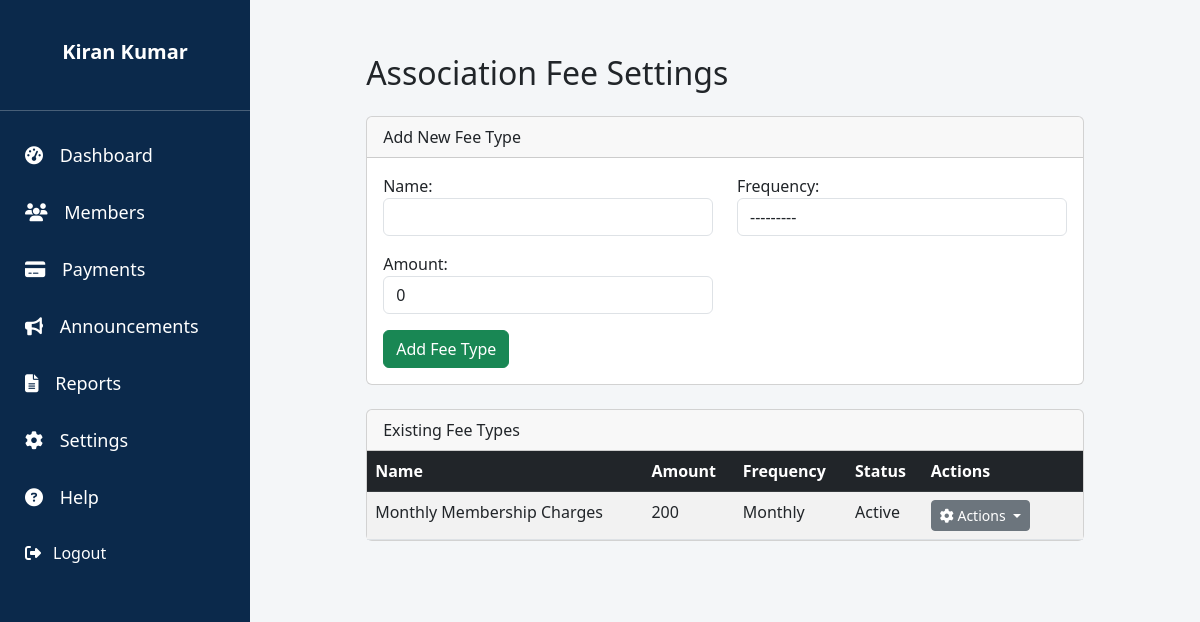
Screenshot of /billing/settings/fees/ (signed in) with the database file from the repository.
### core/models.py (models this page shows, shortened)
class CustomUser(AbstractUser):
    mobile_number = models.CharField(max_length=15, blank=True, null=True)
    email = models.EmailField(blank=True, null=True)
    @property
    def association(self):
        membership = self.associationmembership_set.first()
        return membership.association if membership else None

### colonybilling/models.py (models this page shows, shortened)
class AssociationFeeType(models.Model):
    association = models.ForeignKey(Association, on_delete=models.CASCADE)
    name = models.CharField(max_length=100)
    frequency = models.CharField(max_length=20, choices=[
        ('monthly', 'Monthly'),
        ('yearly', 'Yearly'),
        ('one-time', 'One-Time')
    ])
    amount = models.IntegerField(default=0)
    is_active = models.BooleanField(default=True)
    class Meta:
        unique_together = ('association', 'name')

### colonybilling/views.py (the view)
# urls.py: path('settings/fees/', views.association_fee_settings, name='association_fee_settings'),
@login_required
def association_fee_settings(request, fee_id=None):
    association = request.user.association
    if not association:
        return HttpResponseForbidden("User is not linked to any association.")
    fee_instance = get_object_or_404(AssociationFeeType, id=fee_id, association=association) if fee_id else None
    if request.method == 'POST':
        form = AssociationFeeTypeForm(request.POST, instance=fee_instance)
        if form.is_valid():
            fee_type = form.save(commit=False)
            fee_type.association = association
            fee_type.is_active = True
            fee_type.save()
            return redirect('colonybilling:association_fee_settings')
    else:
        form = AssociationFeeTypeForm(instance=fee_instance)
    fee_types = AssociationFeeType.objects.filter(association=association)
    return render(request, 'colonybilling/association_fee_settings.html', {
        'form': form,
        'fee_types': fee_types,
        'editing': fee_instance is not None,
        'fee_id': fee_id
    })

### colonybilling/forms.py
class AssociationFeeTypeForm(forms.ModelForm):
    class Meta:
        model = AssociationFeeType
        exclude = ['association']
        widgets = {
            'name': forms.TextInput(attrs={'class': 'form-control'}),
            'frequency': forms.Select(attrs={'class': 'form-control'}),
            'amount': forms.NumberInput(attrs={'class': 'form-control'}),
        }

### associations/context_processors.py (called while the page is built)
def user_role_context(request):
    from associations.models import AssociationMembership  # ✅ Move import inside function
    role = None
    if request.user.is_authenticated:
        membership = AssociationMembership.objects.filter(user=request.user).first()
        if membership:
            role = membership.role
    return {'user_role': role}

### colonybilling/templates/colonybilling/association_fee_settings.html (shortened to what this page needs)
{% extends "base.html" %}
{% load static %}
{% block content %}
<div class="container mt-4">
    <div class="row">
        <div class="col-lg-10 offset-lg-1">
            <h2 class="mb-4">Association Fee Settings</h2>
            <div class="card mb-4">
                <div class="card-header">
                    {% if editing %} Edit Fee Type {% else %} Add New Fee Type {% endif %}
                </div>
                <div class="card-body">
                    <form method="post">
                        <div class="row">
                            <div class="col-md-6 mb-3">
                                <label for="id_name">Name:</label>
                                {{ form.name }}
                            </div>
                            <div class="col-md-6 mb-3">
                                <label for="id_frequency">Frequency:</label>
                                {{ form.frequency }}
                            </div>
                            <div class="col-md-6 mb-3">
                                <label for="id_amount">Amount:</label>
                                {{ form.amount }}
                            </div>
                        </div>
                        <button type="submit" class="btn btn-success">
                            {% if editing %} Update Fee {% else %} Add Fee Type {% endif %}
                        </button>
                    </form>
                </div>
            </div>
            <div class="card">
                <div class="card-header">Existing Fee Types</div>
                <div class="card-body p-0">
                    <table class="table table-striped mb-0">
                        <thead class="table-dark">
                            <tr>
                                <th>Name</th>
                                <th>Amount</th>
                                <th>Frequency</th>
                                <th>Status</th>
                                <th style="width: 160px;">Actions</th>
                            </tr>
                        </thead>
                        <tbody>
                            {% for fee in fee_types %}
                            <tr>
                                <td>{{ fee.name }}</td>
                                <td>{{ fee.amount }}</td>
                                <td>{{ fee.frequency|title }}</td>
                                <td>{{ fee.is_active|yesno:"Active,Inactive" }}</td>
                                <td>
                                    <div class="dropdown">
                                        <button class="btn btn-sm btn-secondary dropdown-toggle" type="button" data-bs-toggle="dropdown">
                                            <i class="fas fa-cog"></i> Actions
                                        </button>
                                    </div>
                                </td>
                            </tr>
                            {% empty %}
                            <tr>
                                <td colspan="5" class="text-center">No fee types added yet.</td>
                            </tr>
                            {% endfor %}
                        </tbody>
                    </table>
                </div>
            </div>
        </div>
    </div>
</div>
{% endblock %}

### templates/base.html (shortened to what this page needs)
{% load static %}
<!DOCTYPE html>
<html lang="en">
<head>
  <link rel="stylesheet" href="https://cdnjs.cloudflare.com/ajax/libs/font-awesome/6.4.0/css/all.min.css"/>
<link href="https://cdn.jsdelivr.net/npm/bootstrap@5.3.0/dist/css/bootstrap.min.css" rel="stylesheet">
</head>
<body>
<div class="sidebar">
  <div class="menu-group">
    <h2>{{ request.user.get_full_name|default:request.user.username }}</h2>
    <hr style="width:100%;text-align:left;margin-left:0">
    <a class="menu-item" href="{% url 'admin-dashboard' %}"><i class="fas fa-tachometer-alt"></i> Dashboard</a>
    <a class="menu-item" href="{% url 'members' %}"><i class="fas fa-users"></i> Members</a>
    <a class="menu-item" href="{% url 'colonybilling:payment-list' %}"><i class="fas fa-credit-card"></i> Payments</a>
    <a class="menu-item" href="#"><i class="fas fa-bullhorn"></i> Announcements</a>
    <a class="menu-item" href="#"><i class="fas fa-file-alt"></i> Reports</a>
    <a class="menu-item" href="{% url 'colonybilling:association_fee_settings' %}"><i class="fas fa-cog"></i> Settings</a>
    <a class="menu-item" href="#"><i class="fas fa-question-circle"></i> Help</a>
    <form method="post" action="{% url 'logout' %}" class="logout-form">
      <button type="submit" class="menu-item logout-button">
        <i class="fas fa-sign-out-alt"></i> Logout
      </button>
    </form>
  </div>
</div>
<div class="content">
  {% block content %}
  {% endblock %}
</div>
</body>
</html>>

### templates/base.html (style rules this page uses)
body { margin: 0; font-family: 'Segoe UI', sans-serif; background-color: #f4f6f8; }
.sidebar { width: 250px; background-color: #0B294B; height: 100vh; color: white; position: fixed; top: 0; left: 0; display: flex; flex-direction: column; justify-content: space-between; }
.menu-group { padding-top: 40px; display: flex; flex-direction: column; }
.sidebar h2 { text-align: center; font-size: 20px; margin-bottom: 30px; padding: 0 10px; color: #fff; font-weight: bold; }
.menu-item { padding: 15px 25px; font-size: 18px; color: white; text-decoration: none; display: block; transition: background 0.3s ease; }
.menu-item i { margin-right: 12px; }
form.logout-form { margin: 0; padding: 0; }
.logout-button { background: none; border: none; color: white; font-size: 16px; padding: 15px 25px; text-align: left; width: 100%; cursor: pointer; display: flex; align-items: center; font-family: inherit; }
.content { margin-left: 250px; padding: 30px; }

### rows the page displays
CustomUser: user.get_full_name "Kiran Kumar"
AssociationFeeType: name "Monthly Membership Charges", amount "200", frequency "Monthly", is_active "Active"
